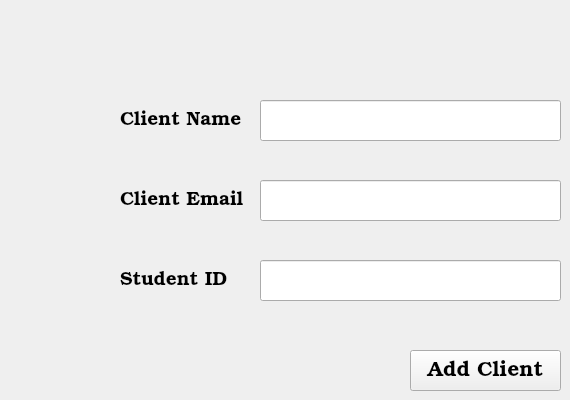
      <widget class="QWidget" name="tab_11">
       <attribute name="title">
        <string>Add Client</string>
       </attribute>
       <widget class="QLineEdit" name="lineEdit_22">
        <property name="geometry">
         <rect>
          <x>260</x>
          <y>100</y>
          <width>301</width>
          <height>41</height>
         </rect>
        </property>
       </widget>
       <widget class="QPushButton" name="pushButton_22">
        <property name="geometry">
         <rect>
          <x>410</x>
          <y>350</y>
          <width>151</width>
          <height>41</height>
         </rect>
        </property>
        <property name="font">
         <font>
          <family>URW Bookman</family>
          <pointsize>16</pointsize>
         </font>
        </property>
        <property name="text">
         <string>Add Client</string>
        </property>
       </widget>
       <widget class="QLabel" name="label_32">
        <property name="geometry">
         <rect>
          <x>120</x>
          <y>100</y>
          <width>131</width>
          <height>41</height>
         </rect>
        </property>
        <property name="font">
         <font>
          <family>URW Bookman</family>
          <pointsize>14</pointsize>
         </font>
        </property>
        <property name="text">
         <string>Client Name</string>
        </property>
       </widget>
       <widget class="QLabel" name="label_33">
        <property name="geometry">
         <rect>
          <x>120</x>
          <y>260</y>
          <width>141</width>
          <height>41</height>
         </rect>
        </property>
        <property name="font">
         <font>
          <family>URW Bookman</family>
          <pointsize>14</pointsize>
         </font>
        </property>
        <property name="text">
         <string>Student ID</string>
        </property>
       </widget>
       <widget class="QLineEdit" name="lineEdit_23">
        <property name="geometry">
         <rect>
          <x>260</x>
          <y>260</y>
          <width>301</width>
          <height>41</height>
         </rect>
        </property>
       </widget>
       <widget class="QLabel" name="label_34">
        <property name="geometry">
         <rect>
          <x>120</x>
          <y>180</y>
          <width>131</width>
          <height>41</height>
         </rect>
        </property>
        <property name="font">
         <font>
          <family>URW Bookman</family>
          <pointsize>14</pointsize>
         </font>
        </property>
        <property name="text">
         <string>Client Email</string>
        </property>
       </widget>
       <widget class="QLineEdit" name="lineEdit_24">
        <property name="geometry">
         <rect>
          <x>260</x>
          <y>180</y>
          <width>301</width>
          <height>41</height>
         </rect>
        </property>
       </widget>
      </widget>
